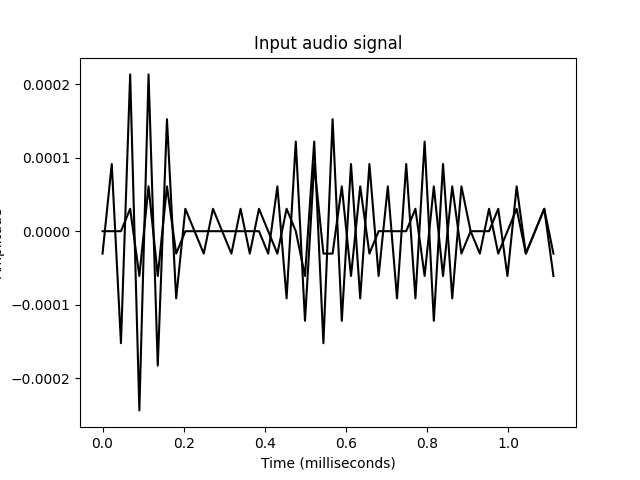

This figure's Python source:
import numpy as np
import matplotlib.pyplot as plt
from scipy.io import wavfile



sampling_freq, signal = wavfile.read("fav.wav")

print('\nSignal shape:', signal.shape)
print('Datatype:', signal.dtype)
print('Signal duration:', round(signal.shape[0] / float(sampling_freq), 2), 'seconds')

signal = signal / np.power(2, 15)
signal = signal[:50]
time_axis = 1000 * np.arange(0, len(signal), 1) / float(sampling_freq)
plt.plot(time_axis, signal, color='black')
plt.xlabel('Time (milliseconds)')
plt.ylabel('Amplitude')
plt.title('Input audio signal')
plt.show()
